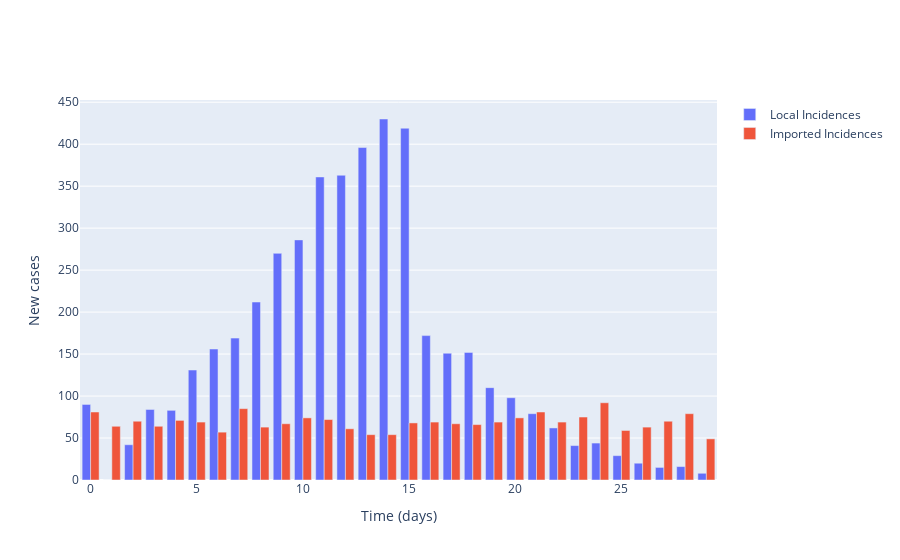

Here is the notebook cell this chart was saved with:
### Markdown cell above
## Plot local incidence numbers and imported cases

### Code cell
# Plot (bar chart cases each day)
fig = go.Figure()

# Plot of incidences
fig.add_trace(
    go.Bar(
        x=times,
        y=np.sum(locally_infected_cases, axis=1),
        name='Local Incidences'
    )
)

fig.add_trace(
    go.Bar(
        x=times,
        y=np.sum(imported_cases, axis=1),
        name='Imported Incidences'
    )
)

# Add axis labels
fig.update_layout(
    xaxis_title='Time (days)',
    yaxis_title='New cases'
)

fig.show()

### Figure 1 — Plotly figure (JSON) as saved in the notebook; plotly's stock layout.template omitted (floating-point values rounded to 4 significant figures)
{"data": [{"name": "Local Incidences", "type": "bar", "x": [0, 1, 2, 3, 4, 5, 6, 7, 8, 9, 10, 11, 12, 13, 14, 15, 16, 17, 18, 19, 20, 21, 22, 23, 24, 25, 26, 27, 28, 29], "y": [90, 0, 42, 84, 83, 131, 156, 169, 212, 270, 286, 361, 363, 396, 430, 419, 172, 151, 152, 110, 98, 79, 62, 41, 44, 29, 20, 15, 16, 8]}, {"name": "Imported Incidences", "type": "bar", "x": [0, 1, 2, 3, 4, 5, 6, 7, 8, 9, 10, 11, 12, 13, 14, 15, 16, 17, 18, 19, 20, 21, 22, 23, 24, 25, 26, 27, 28, 29], "y": [81, 64, 70, 64, 71, 69, 57, 85, 63, 67, 74, 72, 61, 54, 54, 68, 69, 67, 66, 69, 74, 81, 69, 75, 92, 59, 63, 70, 79, 49]}], "layout": {"xaxis": {"title": {"text": "Time (days)"}}, "yaxis": {"title": {"text": "New cases"}}}}
